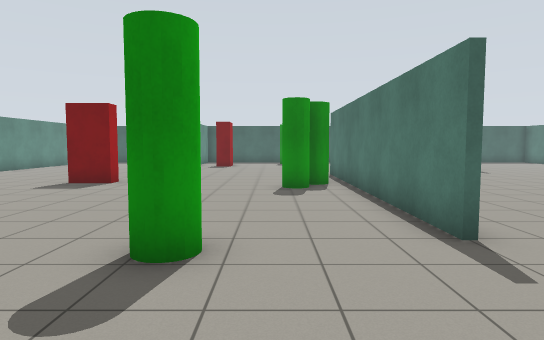
view 1 (above)

21 first-person views from a walk through a Gazebo world. The camera is 1.2 m above the floor, tilts 4° down and sees 75° across. The lines on the ground mark 1 m squares. The floor is counted in squares, 1 m on a side. Each view is taken from the middle of a square. On the plan, view 1 faces up. The plan holds only what a view shows up to about 14 squares ahead; the rest is blank.

view 2
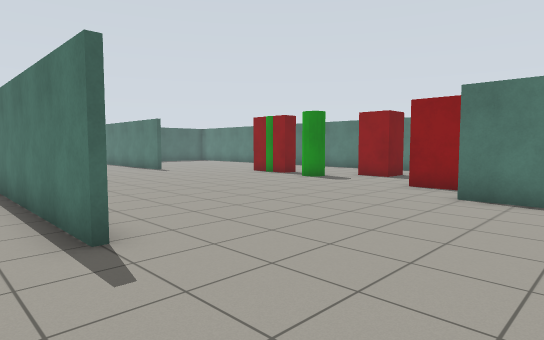

view 3
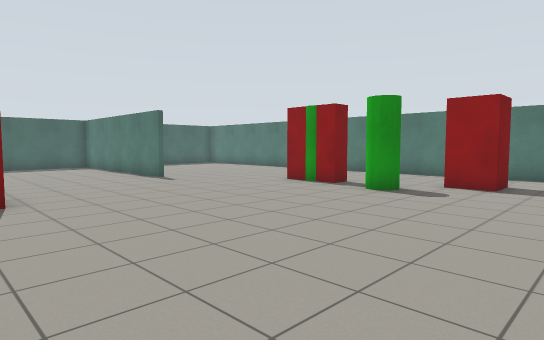

view 4
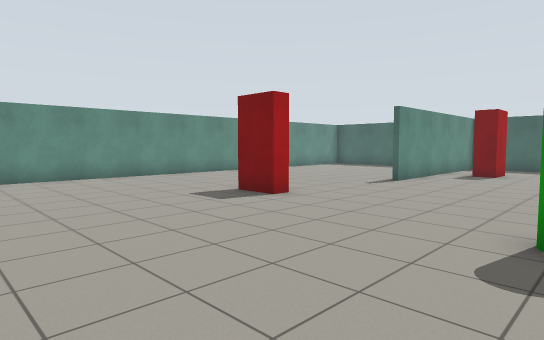

view 5
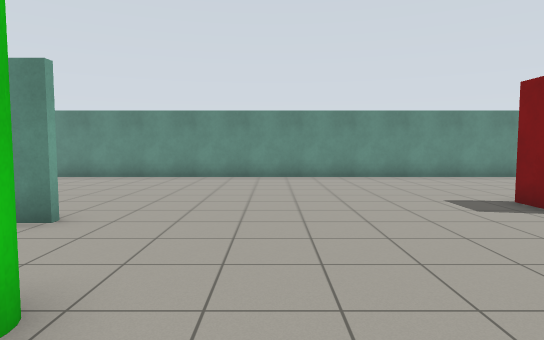

view 6
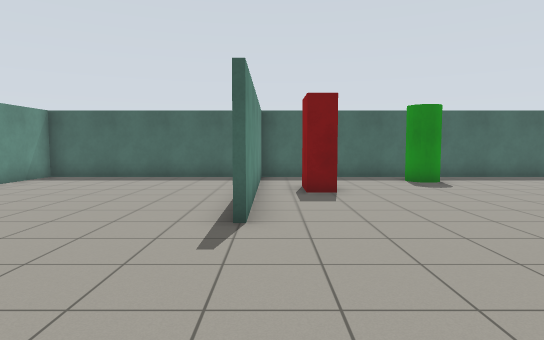

view 7
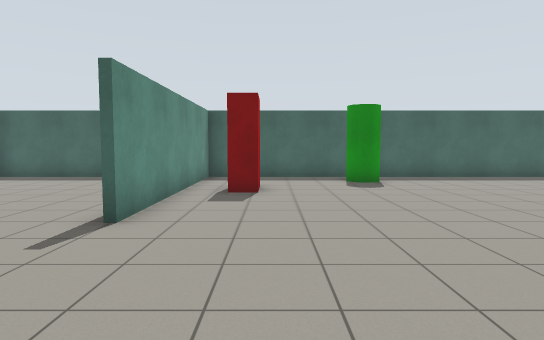

view 8
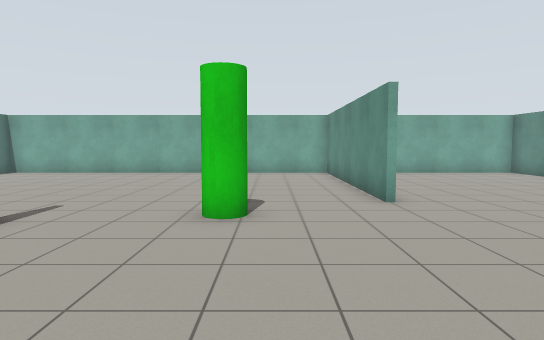

view 9
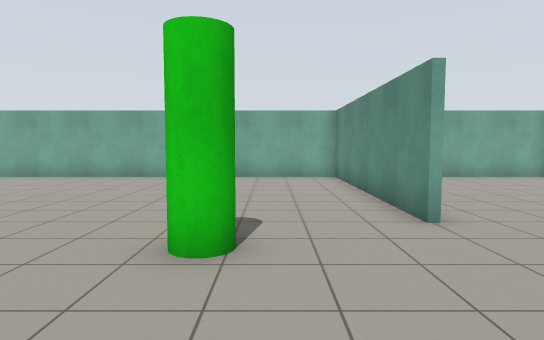

view 10
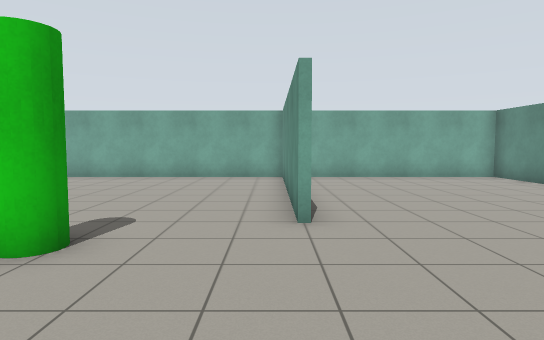

view 11
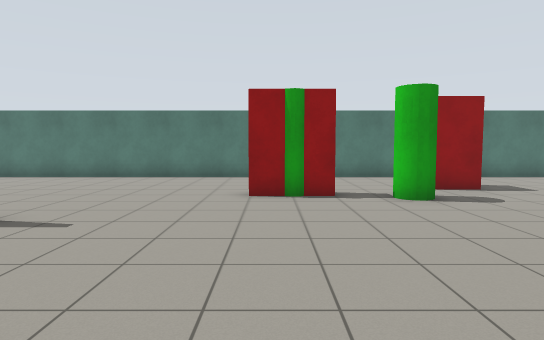

view 12
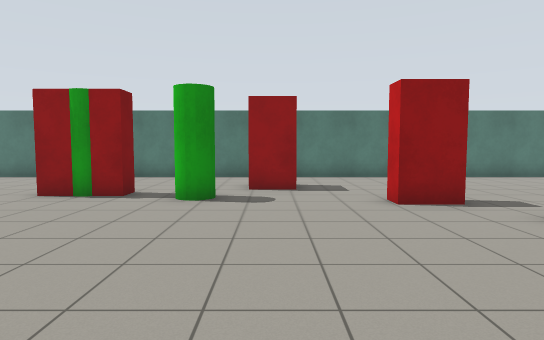

view 13
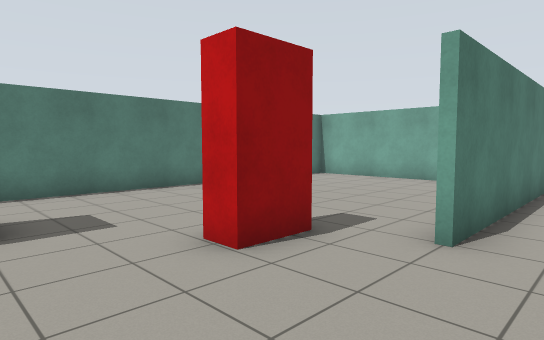

view 14
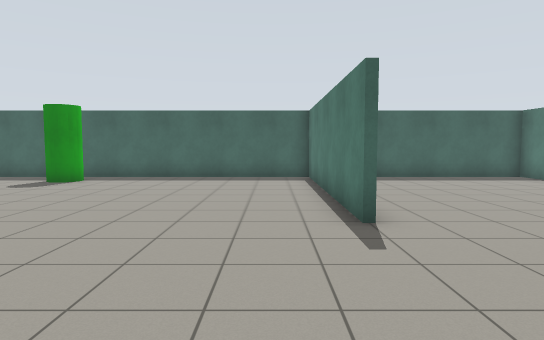

view 15
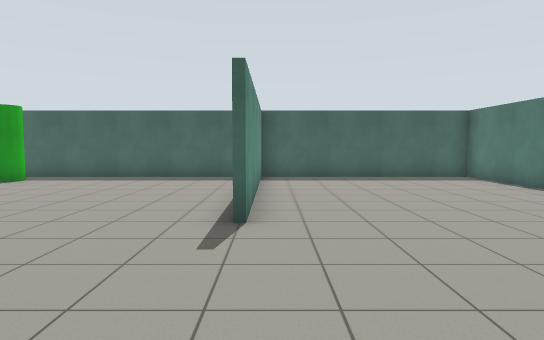

view 16
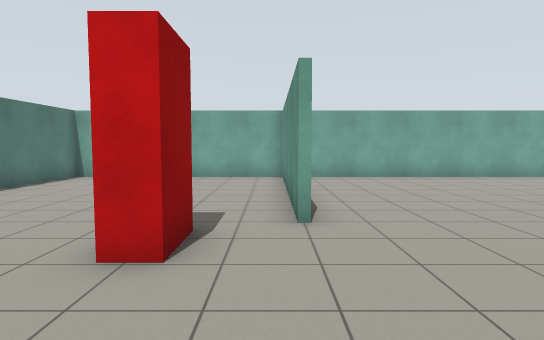

view 17
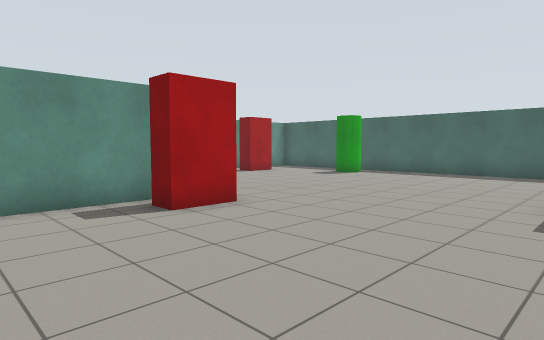

view 18
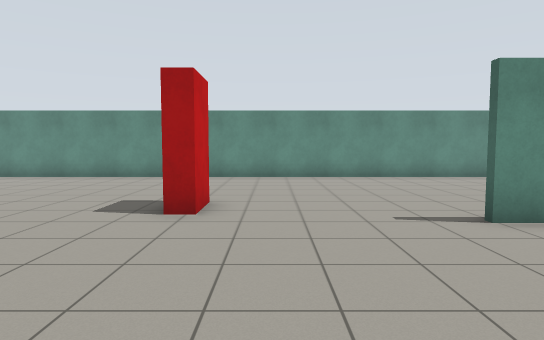

view 19
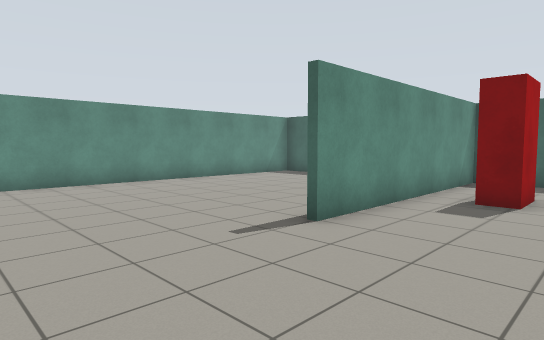

view 20
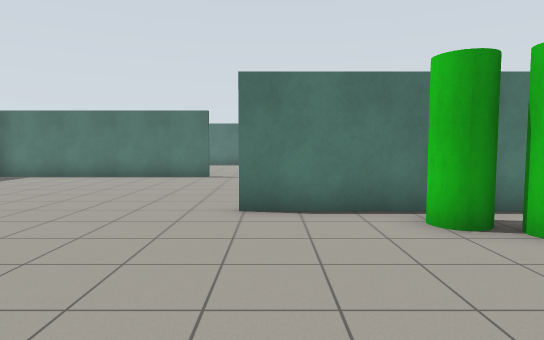

view 21
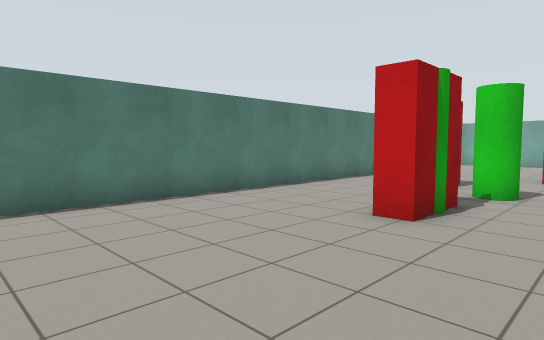

### Floor plan
Points are (right, up) in squares from view 1. A wall is a line through its corners. A room is listed if a view was taken in it or the views show most of it. See-through windows are left out.
Room 1 (views 1, 2, 3, 4, 5, 6, 7, 8, 9, 10, 11, 12, 13, 14, 15, 16, 17, 18, 19, 20, 21)
walls: (2.6, 12.7) (2.6, 9.9); (2.4, 4.4) (2.4, 14.6); (9.4, 16.4) (9.4, 24.4) (-4.4, 24.4) (-4.4, 16.4); (9.6, 2.6) (9.6, -4.9); (-4.4, 2.6) (-4.4, -5.4) (8.5, -5.4); (9.4, -3.9) (9.4, 2.6); (-5.4, 24.4) (-12.4, 24.4) (-12.4, -5.4) (-5.5, -5.4); (9.5, -5.4) (17.4, -5.4) (17.4, 24.4) (9.6, 24.4) (9.6, 16.4)
objects: red box (-6, 11) to (-5, 11); red box (-3, 20) to (-3, 21); green cylinder (-1, 4); green cylinder (1, 10); green cylinder (1, 11) to (2, 11); green cylinder (1, 23); red box (4, 13) to (4, 14); red box (11, 3) to (12, 4); green cylinder (12, 9); red box (12, 11) to (13, 12); red box (14, 7) to (15, 7)

Positions as (right, up) in squares from view 1, and headings:
1: (0, 0), facing up
2: (1, 0), facing up-right
3: (3, 4), facing up-right
4: (1, 5), facing up-left
5: (1, 6), facing left
6: (-4, 11), facing up
7: (-2, 11), facing up
8: (-2, 10), facing down
9: (-2, 8), facing down
10: (-4, 8), facing down
11: (4, 12), facing right
12: (4, 7), facing right
13: (8, 7), facing down-right
14: (8, 11), facing up
15: (10, 11), facing up
16: (10, 8), facing down
17: (10, 9), facing up-left
18: (1, 13), facing left
19: (-1, 12), facing up-left
20: (-4, 14), facing right
21: (10, 18), facing down-right
